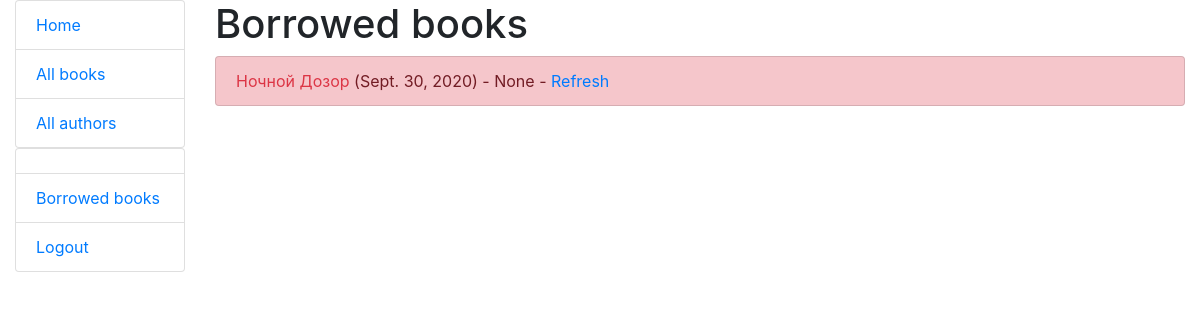
Before: /catalog/mybooks/ (signed in) with the older database file.
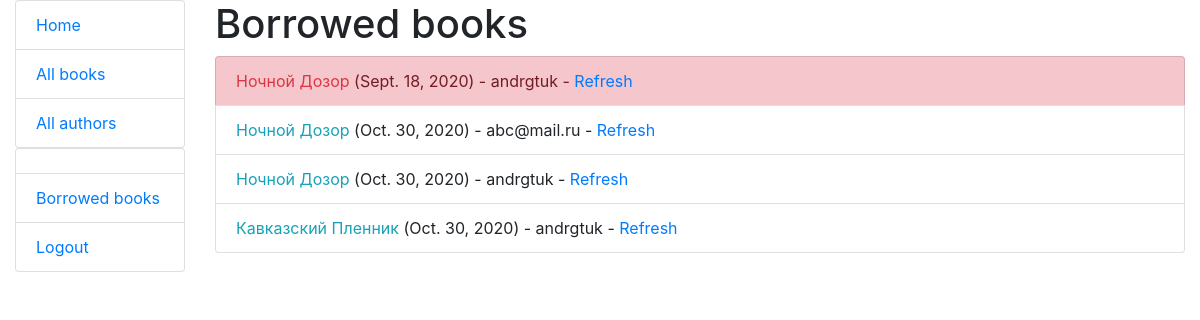
After: the same page with the newer database file.
### catalog/models.py (models this page shows, shortened)
class BookInstance(models.Model):
    id = models.UUIDField(primary_key=True, default=uuid.uuid4,
                          help_text="Unique ID for this particular book across whole library")
    book = models.ForeignKey(Book, on_delete=models.SET_NULL, null=True)
    imprint = models.CharField(max_length=200)
    due_back = models.DateField(null=True, blank=True)
    borrower = models.ForeignKey(User, on_delete=models.SET_NULL, blank=True, null=True)
    LOAN_STATUS = (
        ('m', 'Maintenance'),
        ('o', 'On loan'),
        ('a', 'Available'),
        ('r', 'Reserved'),
    )
    status = models.CharField(max_length=1, choices=LOAN_STATUS, blank=True, default='m', help_text='Book availability')
    class Meta:
        ordering = ["due_back"]
        permissions = (('librarian', 'Can work with books'),)
    @property
    def is_overdue(self):
        return self.due_back and date.today() > self.due_back

class Book(models.Model):
    title = models.CharField(max_length=80, help_text="Enter a book name here")
    author = models.ForeignKey('Author', on_delete=models.SET_NULL, null=True)
    language = models.ForeignKey('Language', on_delete=models.SET_NULL, null=True)
    summary = models.TextField(max_length=1000, help_text="Enter a description of the book")
    isbn = models.CharField('ISBN', max_length=13,
                            help_text='13 Character <a href="https://www.isbn-international.org/content/what-isbn">ISBN number</a>')
    genre = models.ManyToManyField(Genre, help_text="Select a genre for this book")

### catalog/views.py (the view)
# urls.py: path('mybooks/', views.LoanedBooksByUserListView.as_view(), name='borrowed-books'),
class LoanedBooksByUserListView(LoginRequiredMixin, ListView):
    model = BookInstance
    template_name = 'books/loaned_books_list.html'
    context_object_name = 'books'
    paginate_by = 10
    def get_queryset(self):
        books = BookInstance.objects.filter(status__exact='o')
        if not self.request.user.has_perm('catalog.librarian'):
            books = books.filter(borrower=self.request.user)
        return books.order_by('due_back')

### templates/books/loaned_books_list.html (shortened to what this page needs)
{% extends 'basic.html' %}
{% block content %}
    <h1>Borrowed books</h1>
    {% if books %}
        <ul class="list-group">
            {% for bookinst in books %}
                <li class="list-group-item {% if bookinst.is_overdue %}list-group-item-danger{% endif %}">
                    <a class="{% if bookinst.is_overdue %}text-danger{% else %}text-info{% endif %}" href="{% url 'book-detail' bookinst.book.pk %}">
                        {{ bookinst.book.title }}
                    </a>
                    ({{ bookinst.due_back }})
                    {% if perms.catalog.librarian %}
                        - {{ bookinst.borrower }} -
                        <a href="{% url 'book-refresh' bookinst.id %}">
                            Refresh
                        </a>
                    {% endif %}
                </li>
            {% endfor %}
        </ul>
    {% else %}
        <p>There is no books borrowed.</p>
    {% endif %}
{% endblock %}

Changed rows visible on the page:
now on this page (row edited): BookInstance: book "Ночной Дозор", due_back "Sept. 18, 2020", borrower "andrgtuk"
now on this page (row edited): BookInstance: book "Ночной Дозор", due_back "Oct. 30, 2020", borrower "abc@mail.ru"
changed BookInstance (number 3 of 4 on the later page): due_back "Sept. 30, 2020" → "Oct. 30, 2020"; borrower "None" → "andrgtuk"
now on this page (row edited): BookInstance: book "Кавказский Пленник", due_back "Oct. 30, 2020", borrower "andrgtuk"
